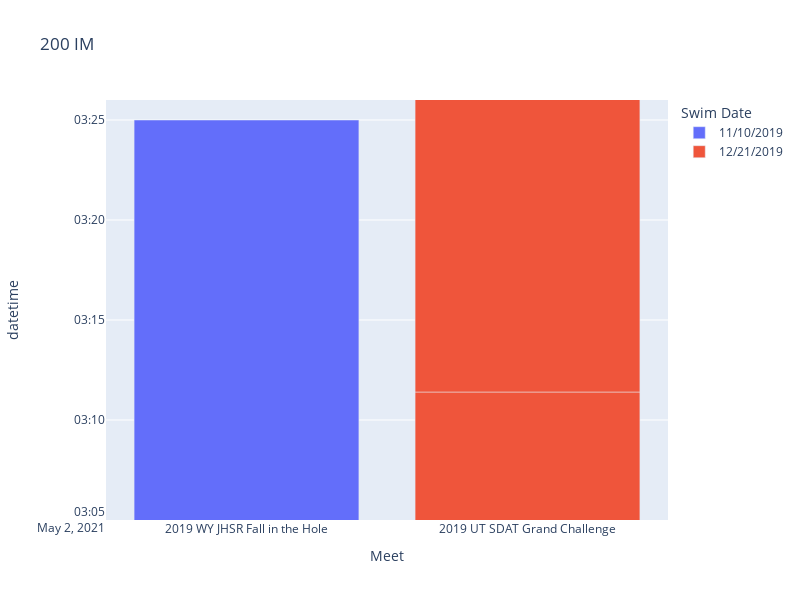

The notebook cell saved with this chart:
### Markdown cell above
function to make plot

### Code cell
def im_200_plot():
    '''function to make plot'''
    fig = px.bar(im_200, x='Meet', y="datetime",color="Swim Date",title="200 IM")
    fig.update_layout(yaxis_range=['2021-05-02 3:05:00' , '2021-05-02 3:26:00'], width=800, height=600)
    fig.show()
    #py.plot(fig, filename = '100 FR', auto_open=True)
    return
im_200_plot()

### Figure 1 — Plotly figure (JSON) as saved in the notebook; plotly's stock layout.template omitted (floating-point values rounded to 4 significant figures)
{"data": [{"alignmentgroup": "True", "hovertemplate": "Swim Date=11/10/2019<br>Meet=%{x}<br>datetime=%{y}<extra></extra>", "legendgroup": "11/10/2019", "marker": {"color": "#636efa"}, "name": "11/10/2019", "offsetgroup": "11/10/2019", "orientation": "v", "showlegend": true, "textposition": "auto", "type": "bar", "x": ["2019 WY JHSR Fall in the Hole"], "xaxis": "x", "y": ["2021-05-02T03:25:00"], "yaxis": "y"}, {"alignmentgroup": "True", "hovertemplate": "Swim Date=12/21/2019<br>Meet=%{x}<br>datetime=%{y}<extra></extra>", "legendgroup": "12/21/2019", "marker": {"color": "#EF553B"}, "name": "12/21/2019", "offsetgroup": "12/21/2019", "orientation": "v", "showlegend": true, "textposition": "auto", "type": "bar", "x": ["2019 UT SDAT Grand Challenge", "2019 UT SDAT Grand Challenge"], "xaxis": "x", "y": ["2021-05-02T03:11:24", "2021-05-02T03:14:36"], "yaxis": "y"}], "layout": {"barmode": "relative", "height": 600, "legend": {"title": {"text": "Swim Date"}, "tracegroupgap": 0}, "title": {"text": "200 IM"}, "width": 800, "xaxis": {"anchor": "y", "domain": [0, 1], "title": {"text": "Meet"}}, "yaxis": {"anchor": "x", "domain": [0, 1], "range": ["2021-05-02 3:05:00", "2021-05-02 3:26:00"], "title": {"text": "datetime"}}}}
